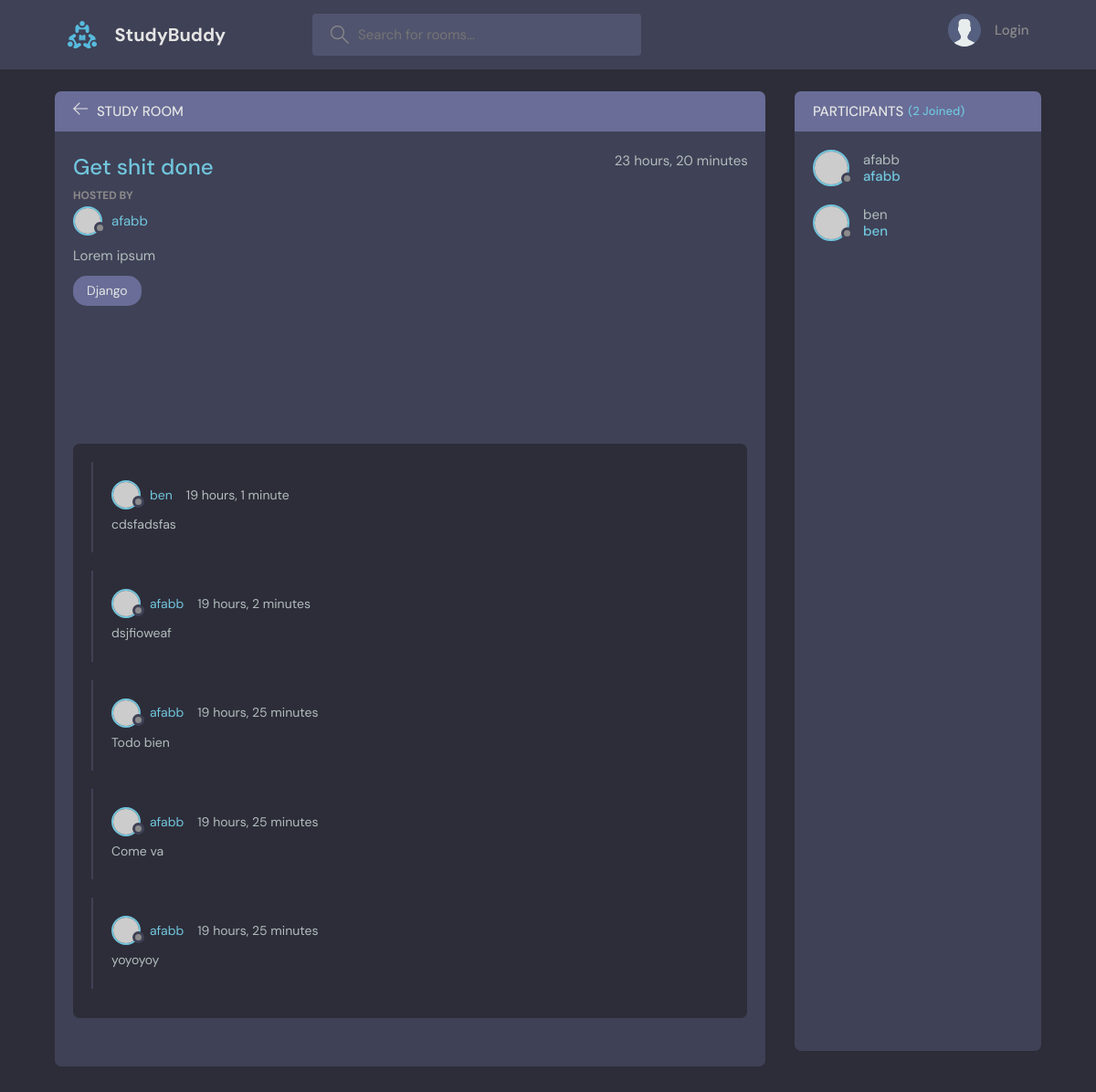
Before: /room/7/ with the older database file.
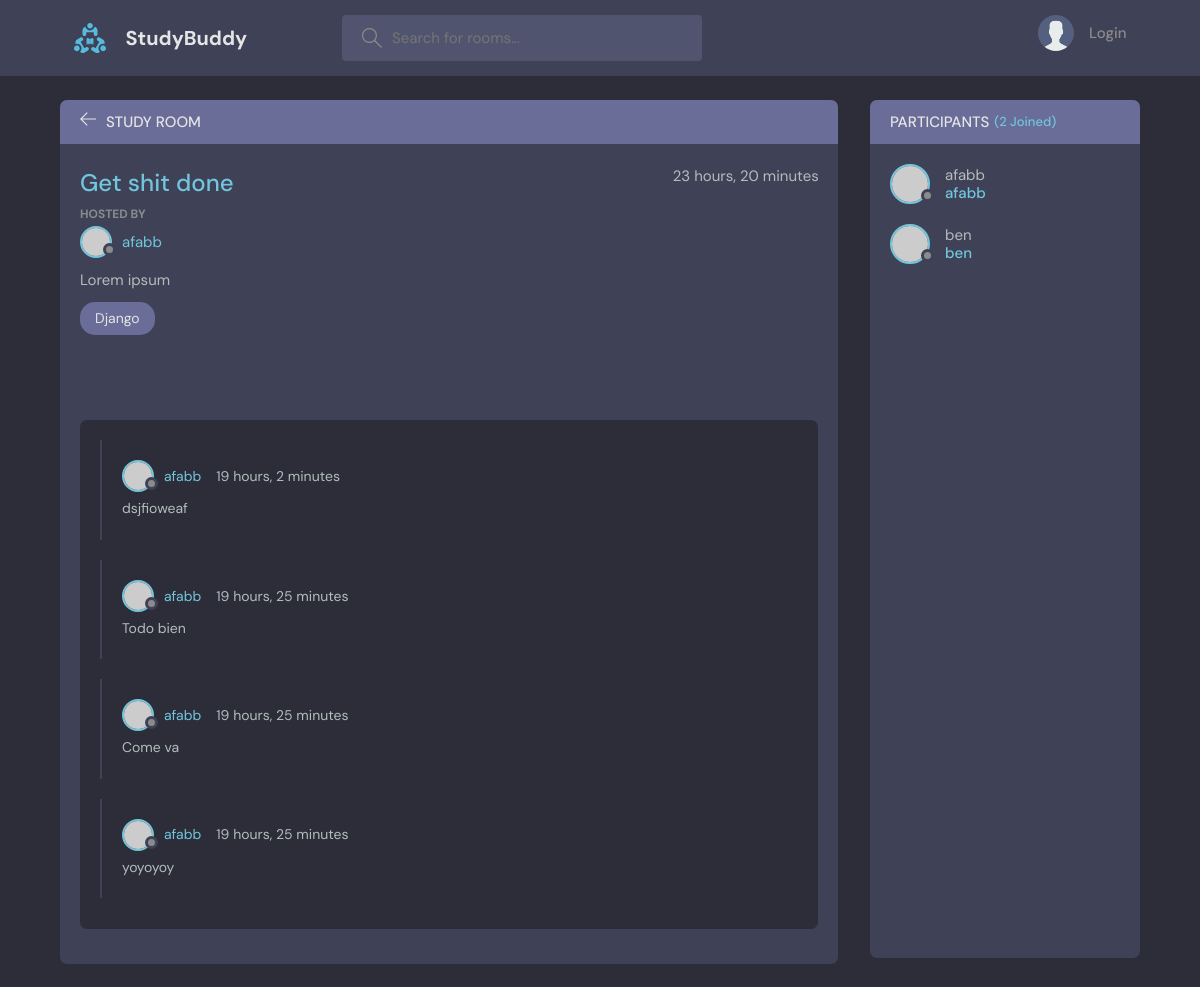
After: the same page with the newer database file.
### base/models.py (models this page shows, shortened)
class Message(models.Model):
    user = models.ForeignKey(User, on_delete=models.CASCADE)
    room = models.ForeignKey(Room, on_delete=models.CASCADE)
    body = models.TextField()
    updated = models.DateTimeField(auto_now=True)
    created = models.DateTimeField(auto_now_add=True)

### base/views.py (the view, shortened to what this page needs)
# urls.py: path('room/<str:pk>/', views.room, name="room"),
def room(request, pk):
    room = Room.objects.get(id=pk)
    room_messages = room.message_set.all().order_by('-created')
    participants = room.participants.all()
    participants_count = participants.count()
    context = {
        'room': room,
        'room_messages': room_messages,
        'participants': participants,
        'participants_count': participants_count,
    }
    return render(request, 'base/room.html', context)

### base/models.py (called while the page is built)
    def __str__(self):
        return self.name

### base/templates/base/room.html (shortened to what this page needs)
{% extends 'main.html' %}
{% block content %}
    <main class="profile-page layout layout--2">
      <div class="container">
        <div class="room">
          <div class="room__top">
            <div class="room__topLeft">
              <a href="{% url 'home' %}">
                <svg version="1.1" xmlns="http://www.w3.org/2000/svg" width="32" height="32" viewBox="0 0 32 32">
                  <title>arrow-left</title>
                  <path
                    d="M13.723 2.286l-13.723 13.714 13.719 13.714 1.616-1.611-10.96-10.96h27.625v-2.286h-27.625l10.965-10.965-1.616-1.607z"
                  ></path>
                </svg>
              </a>
              <h3>Study Room</h3>
            </div>
          </div>
          <div class="room__box scroll">
            <div class="room__header scroll">
              <div class="room__info">
                <h3>{{room.name}}</h3>
                <span>{{room.created |timesince}}</span>
              </div>
              <div class="room__hosted">
                <p>Hosted By</p>
                <a href="{% url 'user-profile' user.id %}" class="room__author">
                  <div class="avatar avatar--small">
                    <img src="https://randomuser.me/api/portraits/men/37.jpg" />
                  </div>
                  <span>{{room.host}}</span>
                </a>
              </div>
              <div class="room__details">
                {{room.description}}
              </div>
              <span class="room__topics">{{room.topic}}</span>
            </div>
            <div class="room__conversation">
              <div class="threads scroll">
                {% for room_message in room_messages%}
                <div class="thread">
                  <div class="thread__top">
                    <div class="thread__author">
                      <a href="{% url 'user-profile' user.id %}" class="thread__authorInfo">
                        <div class="avatar avatar--small">
                          <img src="https://randomuser.me/api/portraits/men/37.jpg" />
                        </div>
                        <span>{{room_message.user}}</span>
                      </a>
                      <span class="thread__date">{{room_message.created|timesince}}</span>
                    </div>
                  </div>
                  <div class="thread__details">
                    {{room_message.body}}
                  </div>
                </div>
                {% endfor %}
              </div>
            </div>
          </div>
        </div>
        <div class="participants">
          <h3 class="participants__top">Participants <span>({{participants_count}} Joined)</span></h3>
          <div class="participants__list scroll">
            {% for participant in participants %}
            <a href="{% url 'user-profile' user.id %}" class="participant">
              <div class="avatar avatar--medium">
                <img src="https://randomuser.me/api/portraits/men/37.jpg" />
              </div>
              <p>
                {{participant.username}}
                <span>{{participant.username}}</span>
              </p>
            </a>
            {% endfor %}
          </div>
        </div>
      </div>
    </main>
    {% endblock content %}

Changed rows visible on the page:
removed Message: user "ben", created "19 hours, 1 minute", body "cdsfadsfas"
